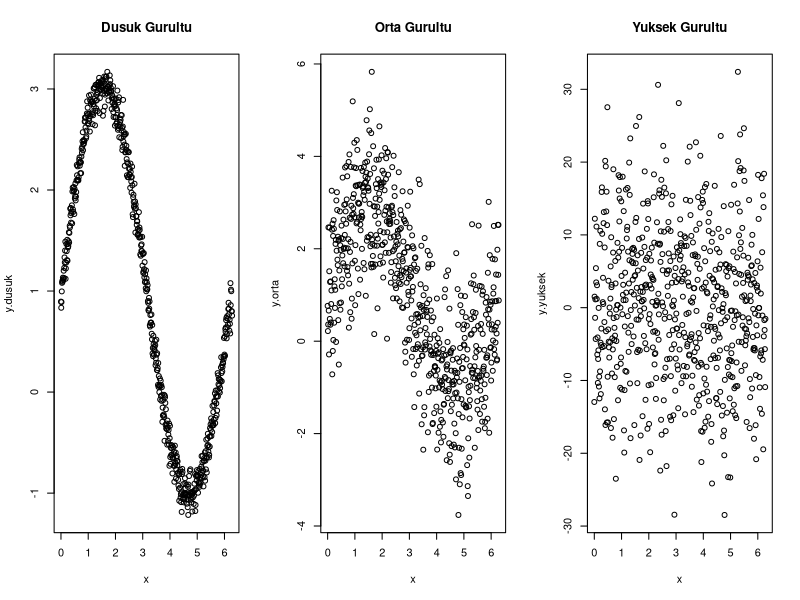

Generate this figure with R:
############################
## Model secimi
############################


## R-kare (R-squared)
## ongoru (forecasting)

## Ornek: y = 2sin(x) + 1 verisetini simule ediyoruz.
## R-karedeki degisimlerin anlamlilik duzeyi uzerine etkilerini inceleyelim.

#x-degerlerini olusturmak
x <- seq(0, 2*pi, by = 0.01)
x

# y-degerlerini olusturmak
y<- 2*sin(x) + 1
y

# y: dusuk seviye gurultu 
y.dusuk <- y + rnorm(n = length(y), mean = 0, sd = 0.1)

# y: orta seviye gurultu 
y.orta <- y + rnorm(n = length(y), mean = 0, sd = 1)

# y: yuksek seviye gurultu 
y.yuksek <- y + rnorm(n = length(y), mean = 0, sd = 10)

# cizdirelim
layout(t(1:3))
plot(y.dusuk ~ x,  main = "Dusuk Gurultu")
plot(y.orta ~ x,   main = "Orta Gurultu")
plot(y.yuksek ~ x, main = "Yuksek Gurultu")

# dusuk seviye gurultu
summary(lm(y.dusuk~sin(x)))

# orta seviye gurultu
summary(lm(y.orta~sin(x)))

# yuksek seviye gurultu
summary(lm(y.yuksek~sin(x)))
